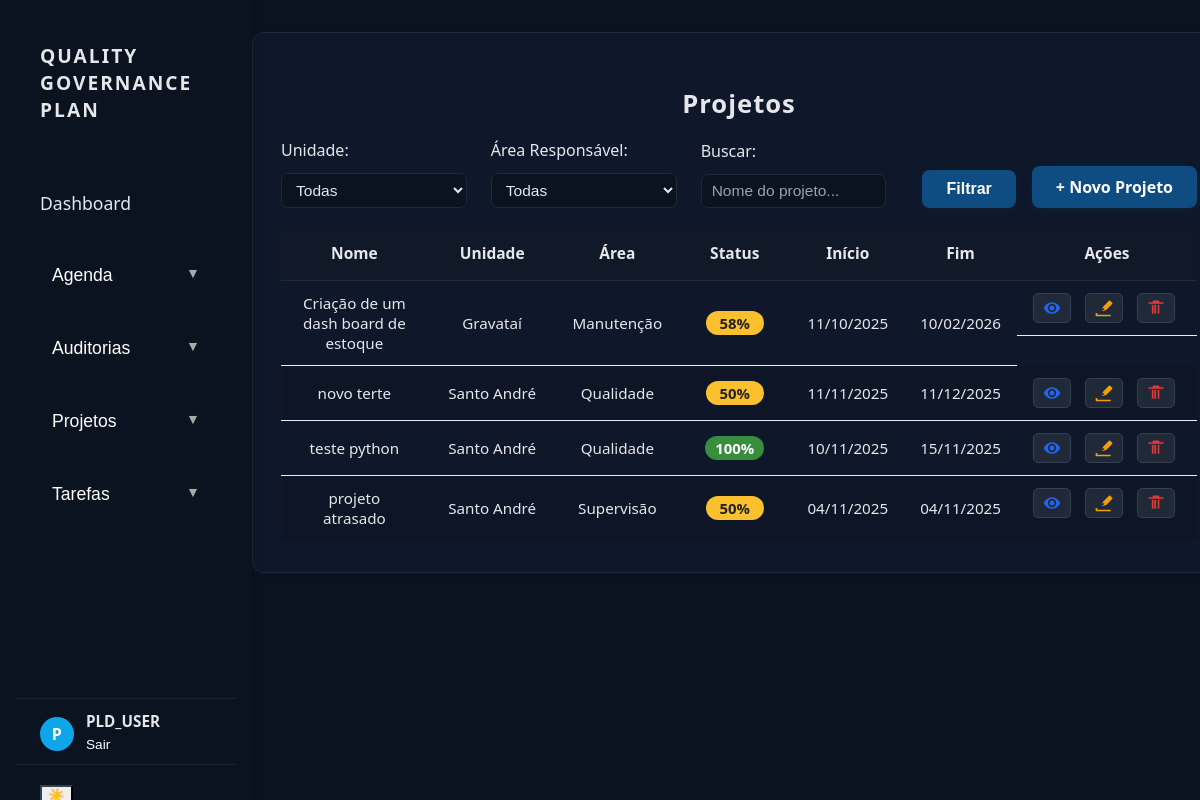
Screenshot of /projetos/ (signed in) with the database file from the repository.
### banco_dados/models.py (models this page shows, shortened)
class Projeto(models.Model):
	nome = models.CharField(max_length=120, verbose_name='Nome do projeto')
	responsavel = models.CharField(max_length=100, verbose_name='Responsável')
	area_responsavel = models.CharField(max_length=20, choices=AreaResponsavel.choices, verbose_name='Área responsável')
	data_inicio = models.DateField(verbose_name='Data início')
	data_fim = models.DateField(verbose_name='Data fim')
	unidade = models.CharField(max_length=20, choices=Unidade.choices, verbose_name='Unidade')
	usuario = models.ForeignKey('auth.User', on_delete=models.PROTECT, verbose_name='Usuário', editable=False, null=True, blank=True)
	status = models.PositiveIntegerField(default=0, verbose_name='% concluído')
	observacao = models.TextField(blank=True, null=True, verbose_name='Observação')
	data_criacao = models.DateTimeField(auto_now_add=True, verbose_name='Data criação')
	tarefas_associadas = models.ManyToManyField('Tarefa', blank=True, verbose_name='Tarefas associadas', related_name='projetos_associados')

### dashboard/views/projetos_lista.py (the view)
# urls.py: path('projetos/', projetos_lista, name='projetos_lista'),
def projetos_lista(request):
    unidade_selecionada = request.GET.get('unidade', '')
    area_selecionada = request.GET.get('area', '')
    busca = request.GET.get('busca', '')
    projetos = Projeto.objects.all()
    if unidade_selecionada:
        projetos = projetos.filter(unidade=unidade_selecionada)
    if area_selecionada:
        projetos = projetos.filter(area_responsavel=area_selecionada)
    if busca:
        projetos = projetos.filter(nome__icontains=busca)
    areas = Projeto._meta.get_field('area_responsavel').choices
    unidades = Projeto._meta.get_field('unidade').choices
    from banco_dados.models import Tarefa
    def parse_status(tarefa):
        s = str(getattr(tarefa, 'status', '0')).replace('%','').strip()
        try:
            return int(s)
        except Exception:
            return 0
    projetos_status = {}
    for projeto in projetos:
        tarefas_fk = Tarefa.objects.filter(projeto_id=projeto.id)
        tarefas_m2m = projeto.tarefas_associadas.all()
        tarefas = list({t.id: t for t in list(tarefas_fk) + list(tarefas_m2m)}.values())
        total = len(tarefas)
        if total > 0:
            status_sum = sum(parse_status(t) for t in tarefas)
            status_percent = int(status_sum / total)
        else:
            status_percent = 0
        projetos_status[projeto.id] = status_percent
    return render(request, 'dashboard/projetos/lista.html', {
        'projetos': projetos,
        'areas': areas,
        'unidades': unidades,
        'unidade_selecionada': unidade_selecionada,
        'area_selecionada': area_selecionada,
        'busca': busca,
        'projetos_status': projetos_status,
    })

### dashboard/templatetags/custom_filters.py (called while the page is built)
@register.filter
def get_item(dictionary, key):
    try:
        return dictionary.get(key, 0)
    except Exception:
        return 0

@register.filter
def status_badge_class(percent):
    try:
        p = int(str(percent).replace('%', '').strip())
    except Exception:
        return ''
    buckets = [0, 25, 50, 75, 100]
    nearest = min(buckets, key=lambda b: abs(p - b))
    if nearest == 0:
        return 'status-vermelho'
    if nearest in (25, 50):
        return 'status-amarelo'
    if nearest == 75:
        return 'status-azul'
    if nearest == 100:
        return 'status-verde'
    return ''

### dashboard/templates/dashboard/projetos/lista.html (shortened to what this page needs)
{% extends 'dashboard/base.html' %}
{% load custom_filters %}
{% block content %}
<div class="projetos-container">
    <h2 class="projetos-titulo">Projetos</h2>
    <form method="get" class="filtros filtros-row">
        <div class="filtros-col">
            <div class="filtro-item">
                <label for="unidade">Unidade:</label>
                <select name="unidade" id="unidade">
                    <option value="">Todas</option>
                </select>
            </div>
        </div>
        <div class="filtros-col">
            <div class="filtro-item">
                <label for="area">Área Responsável:</label>
                <select name="area" id="area">
                    <option value="">Todas</option>
                </select>
            </div>
        </div>
        <div class="filtros-col">
            <div class="filtro-item">
                <label for="busca">Buscar:</label>
                <input type="text" name="busca" id="busca" value="{{ busca }}" placeholder="Nome do projeto...">
            </div>
        </div>
        <div class="filtros-botoes">
            <button type="submit" class="btn-filtrar">Filtrar</button>
            <a href="{% url 'dashboard:criar_projeto' %}" class="btn-criar-projeto">+ Novo Projeto</a>
        </div>
    </form>
    <div class="tabela-wrapper">
        <table class="projetos-lista">
            <thead>
                <tr>
                    <th>Nome</th>
                    <th>Unidade</th>
                    <th>Área</th>
                    <th>Status</th>
                    <th>Início</th>
                    <th>Fim</th>
                    <th>Ações</th>
                </tr>
            </thead>
            <tbody>
                {% for projeto in projetos %}
                <tr>
                    <td>{{ projeto.nome }}</td>
                    <td>{{ projeto.get_unidade_display }}</td>
                    <td>{{ projeto.get_area_responsavel_display }}</td>
                    <td>
                        <span class="status-badge {{ projetos_status|get_item:projeto.id|status_badge_class }}">{{ projetos_status|get_item:projeto.id }}%</span>
                    </td>
                    <td>{{ projeto.data_inicio|date:'d/m/Y' }}</td>
                    <td>{{ projeto.data_fim|date:'d/m/Y' }}</td>
                    <td>
                        <a href="{% url 'dashboard:visualizar_projeto' projeto.id %}" class="btn-acao" title="Ver Projeto" aria-label="Ver Projeto" style="padding:4px 8px;display:inline-flex;align-items:center;margin-right:6px;">
                            <svg xmlns="http://www.w3.org/2000/svg" width="20" height="20" fill="none" viewBox="0 0 24 24" aria-hidden="true"><path fill="#2563eb" d="M12 5C5 5 2 12 2 12s3 7 10 7 10-7 10-7-3-7-10-7zm0 12a5 5 0 1 1 0-10 5 5 0 0 1 0 10zm0-8a3 3 0 1 0 .002 6.002A3 3 0 0 0 12 9z"/></svg>
                        </a>
                        <a href="{% url 'dashboard:editar_projeto' projeto.id %}" class="btn-acao" title="Editar Projeto" aria-label="Editar Projeto" style="padding:4px 8px;display:inline-flex;align-items:center;margin-right:6px;">
                        </a>
                        <a href="{% url 'dashboard:excluir_projeto' projeto.id %}" class="btn-acao" title="Excluir Projeto" aria-label="Excluir Projeto" onclick="return confirm('Tem certeza que deseja excluir este projeto?');" style="padding:4px 8px;display:inline-flex;align-items:center;">
                            <svg xmlns="http://www.w3.org/2000/svg" width="20" height="20" fill="none" viewBox="0 0 24 24" aria-hidden="true"><path fill="#e53935" d="M9 3h6a1 1 0 0 1 1 1v1h5v2H3V5h5V4a1 1 0 0 1 1-1zm1 5h2v11h-2V8zm4 0h2v11h-2V8zM7 8h2v11H7V8z"/></svg>
                        </a>
                    </td>
                </tr>
                {% empty %}
                <tr><td colspan="7" style="text-align:center;color:#888;">Nenhum projeto encontrado.</td></tr>
                {% endfor %}
            </tbody>
        </table>
    </div>
</div>
{% endblock %}

### dashboard/templates/dashboard/base.html (shortened to what this page needs)
{% load static %}
<!DOCTYPE html>
<html lang="pt-br">
<head>
    <link rel="stylesheet" href="{% static 'dashboard/style.css' %}">
    <link rel="stylesheet" href="{% static 'dashboard/theme.css' %}">
    <link rel="stylesheet" href="{% static 'dashboard/dark.css' %}">
</head>
<body class="dark">
    <div class="sidebar">
        <span class="project-title">QUALITY GOVERNANCE PLAN</span>
        <nav class="side-menu">
            <ul>
                <li><a href="/">Dashboard</a></li>
                <li class="dropdown">
                    <button type="button">Agenda</button>
                </li>
                <li class="dropdown">
                    <button type="button">Auditorias</button>
                </li>
                <li class="dropdown">
                    <button type="button">Projetos</button>
                </li>
                <li class="dropdown">
                    <button type="button">Tarefas</button>
                </li>
            </ul>
        </nav>
        <div class="sidebar-user" aria-label="Usuário logado">
            <div class="avatar" aria-hidden="true">
                {{ request.user.username|first|upper }}
            </div>
            <div class="user-meta">
                <div class="name">{{ request.user.get_full_name|default:request.user.username }}</div>
                <div class="actions">
                    <form method="post" action="{% url 'logout' %}" style="display:inline;">
                        <button type="submit" class="logout" style="background:none;border:none;padding:0;color:inherit;cursor:pointer;">Sair</button>
                    </form>
                </div>
            </div>
        </div>
        <div class="sidebar-actions">
            <button id="theme-toggle" class="theme-toggle" title="Alternar tema" aria-label="Alternar tema">☀️</button>
        </div>
    </div>
    <main class="main-content" style="margin-left:220px;">
        {% block content %}{% endblock %}
    </main>
</body>
</html>

### dashboard/static/dashboard/style.css (style rules this page uses)
.status-badge { display: inline-block; min-width: 38px; padding: 2px 10px; border-radius: 12px; font-weight: 600; font-size: 0.98em; text-align: center; color: #fff; }
.status-amarelo { background: #fbc02d; color: #222; }
.status-verde { background: #388e3c; }
.projetos-container { background: var(--surface-0); border-radius: 12px; box-shadow: 0 2px 12px rgba(24,119,242,0.06); padding: 32px 28px; max-width: 1100px; min-width: 900px; margin: 0 auto; }
.projetos-titulo { font-size: 2em; font-weight: 700; color: #1877F2; margin-bottom: 24px; letter-spacing: 1px; }
.filtros .filtro-item { display: flex; flex-direction: column; gap: 4px; }
.btn-filtrar { background: #1877F2; color: #fff; border: none; border-radius: 6px; padding: 8px 18px; font-size: 1em; font-weight: 500; cursor: pointer; transition: background 0.2s; margin-top: 18px; }
.tabela-wrapper { overflow-x: auto; margin-top: 8px; }
.projetos-lista { width: 100%; border-collapse: separate; border-spacing: 0; background: var(--surface-0); border-radius: 10px; box-shadow: 0 1px 6px rgba(24,119,242,0.04); }
.projetos-lista th { background: #e3f0ff; color: #1877F2; font-weight: 600; padding: 12px 8px; border-bottom: 2px solid #dbeafe; font-size: 1em; }
.projetos-lista td { padding: 10px 8px; font-size: 0.98em; color: #333; border-bottom: 1px solid #e3f0ff; }
.projetos-lista tr:last-child td { border-bottom: none; }
.btn-acao { background: #e3f0ff; color: #1877F2; border: none; border-radius: 5px; padding: 5px 12px; font-size: 0.97em; font-weight: 500; margin-right: 6px; cursor: pointer; text-decoration: none; transition: background 0.2s, color 0.2s; }
.btn-criar-projeto { background: #1877F2; color: #fff; border: none; border-radius: 6px; padding: 10px 22px; font-size: 1em; font-weight: 500; text-decoration: none; transition: background 0.2s; box-shadow: 0 1px 4px rgba(24,119,242,0.07); }
body { margin: 0; font-family: 'Segoe UI', Arial, sans-serif; background: var(--surface-50); }
.sidebar { width: 260px; background: #1877F2; color: #fff; height: 100vh; position: fixed; left: 0; top: 0; display: flex; flex-direction: column; padding: 24px 16px; }
.project-title { font-size: 1.4em; font-weight: bold; margin-bottom: 24px; letter-spacing: 1px; }
.sidebar nav ul { list-style: none; padding: 0; }
.sidebar nav ul li { margin: 16px 0; font-size: 1.1em; cursor: pointer; transition: background 0.2s; padding: 6px 12px; border-radius: 4px; }
.main-content { margin-left: 0; padding: 32px; display: flex; flex-direction: column; align-items: center; }
.tabela-tarefas th, .tabela-tarefas td, .projetos-lista th, .projetos-lista td { padding: 16px 32px; font-size: 1.12rem; text-align: center; }

### rows the page displays
Projeto: nome "Criação de um dash board de estoque", unidade "Gravataí", area_responsavel "Manutenção", id "58", data_inicio "11/10/2025", data_fim "10/02/2026"
Projeto: nome "novo terte", unidade "Santo André", area_responsavel "Qualidade", id "50", data_inicio "11/11/2025", data_fim "11/12/2025"
Projeto: nome "teste python", unidade "Santo André", area_responsavel "Qualidade", id "100", data_inicio "10/11/2025", data_fim "15/11/2025"
Projeto: nome "projeto atrasado", unidade "Santo André", area_responsavel "Supervisão", id "50", data_inicio "04/11/2025", data_fim "04/11/2025"

### other values shown
{{ request.user.username|first|upper }} "P"
{{ request.user.get_full_name|default:request.user.username }} "PLD_USER"
